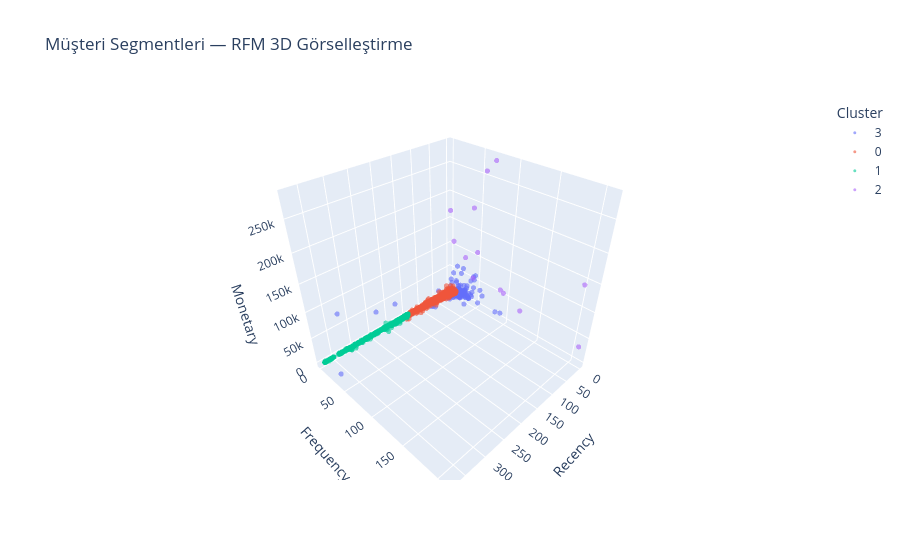

The notebook cell saved with this chart:
### Markdown cell above
Upsell (Yukarı Satış) ve Cross-sell (Çapraz Satış), mevcut müşterilere daha fazla değer sunarak sepet ortalamasını ve toplam satış gelirini artırmayı hedefleyen iki temel pazarlama ve satış stratejisidir.
* Upsell, müşterinin satın almayı düşündüğü veya ilgilendiği bir ürünün daha gelişmiş, daha kaliteli, daha büyük veya üst modelini sunarak müşteriyi daha yüksek bir harcama yapmaya ikna etme stratejisidir. Burada amaç, müşteriye aynı ihtiyacı daha iyi karşılayacak daha pahalı bir alternatif sunmaktır.
* Cross-sell, müşterinin satın aldığı veya almayı planladığı ana ürünün yanına onu tamamlayan, onunla ilişkili veya entegre çalışan ek ürünler önerme stratejisidir. Burada amaç, tek bir ürünü yükseltmek değil, müşterinin sepetine farklı ama ilgili parçalar ekleterek ürün çeşitliliğini ve sepet tutarını büyütmektir.

### Code cell
# Cluster'ları 3 boyutlu görselleştiriyoruz.
# Renk = cluster, eksenler = R, F, M
# Bu grafik segmentlerin gerçekten ayrıştığını gösteriyor.

import plotly.express as px

fig = px.scatter_3d(
    rfm,
    x='Recency', y='Frequency', z='Monetary',
    color=rfm['Cluster'].astype(str),
    title='Müşteri Segmentleri — RFM 3D Görselleştirme',
    labels={'color': 'Cluster'},
    opacity=0.6
)
fig.update_traces(marker=dict(size=3))
fig.show()

### Figure 1 — Plotly figure (JSON) as saved in the notebook; plotly's stock layout.template omitted (floating-point values rounded to 4 significant figures; data arrays with more than 128 entries replaced by an {"elided": "..."} marker saying what was removed)
{"data": [{"hovertemplate": "Cluster=3<br>Recency=%{x}<br>Frequency=%{y}<br>Monetary=%{z}<extra></extra>", "legendgroup": "3", "marker": {"color": "#636efa", "opacity": 0.6, "size": 3, "symbol": "circle"}, "mode": "markers", "name": "3", "scene": "scene", "showlegend": true, "type": "scatter3d", "x": {"elided": "204 int values"}, "y": {"elided": "204 int values"}, "z": {"elided": "204 float values"}}, {"hovertemplate": "Cluster=0<br>Recency=%{x}<br>Frequency=%{y}<br>Monetary=%{z}<extra></extra>", "legendgroup": "0", "marker": {"color": "#EF553B", "opacity": 0.6, "size": 3, "symbol": "circle"}, "mode": "markers", "name": "0", "scene": "scene", "showlegend": true, "type": "scatter3d", "x": {"elided": "3054 int values"}, "y": {"elided": "3054 int values"}, "z": {"elided": "3054 float values"}}, {"hovertemplate": "Cluster=1<br>Recency=%{x}<br>Frequency=%{y}<br>Monetary=%{z}<extra></extra>", "legendgroup": "1", "marker": {"color": "#00cc96", "opacity": 0.6, "size": 3, "symbol": "circle"}, "mode": "markers", "name": "1", "scene": "scene", "showlegend": true, "type": "scatter3d", "x": {"elided": "1067 int values"}, "y": {"elided": "1067 int values"}, "z": {"elided": "1067 float values"}}, {"hovertemplate": "Cluster=2<br>Recency=%{x}<br>Frequency=%{y}<br>Monetary=%{z}<extra></extra>", "legendgroup": "2", "marker": {"color": "#ab63fa", "opacity": 0.6, "size": 3, "symbol": "circle"}, "mode": "markers", "name": "2", "scene": "scene", "showlegend": true, "type": "scatter3d", "x": [24, 1, 3, 10, 2, 1, 1, 39, 1, 8, 3, 2, 1], "y": [21, 209, 97, 55, 73, 201, 91, 63, 2, 46, 31, 124, 60], "z": [124900.0, 33050.0, 58760.0, 117200.0, 280200.0, 143700.0, 60630.0, 80850.0, 168500.0, 194400.0, 91060.0, 40520.0, 259700.0]}], "layout": {"legend": {"title": {"text": "Cluster"}, "tracegroupgap": 0}, "scene": {"domain": {"x": [0, 1], "y": [0, 1]}, "xaxis": {"title": {"text": "Recency"}}, "yaxis": {"title": {"text": "Frequency"}}, "zaxis": {"title": {"text": "Monetary"}}}, "title": {"text": "Müşteri Segmentleri — RFM 3D Görselleştirme"}}}
